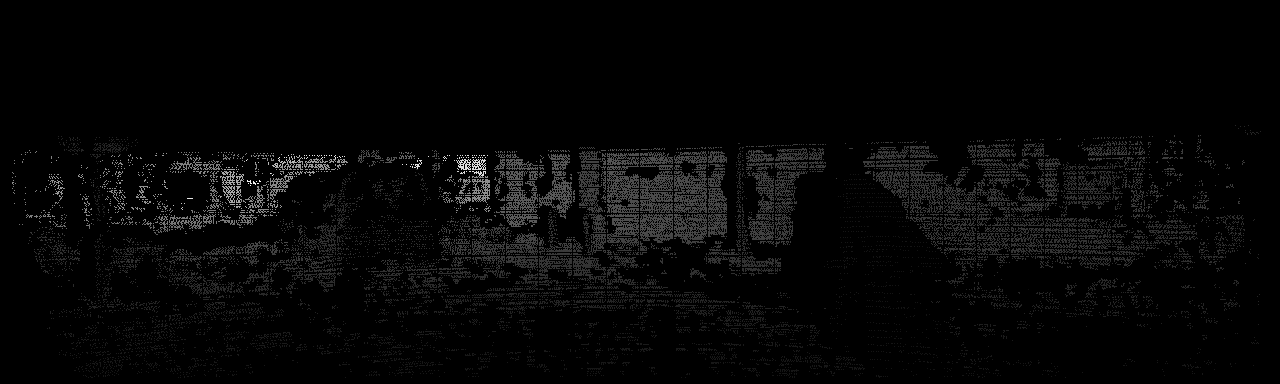
#> input picture data/kitti_de/depth/000002_10.png, 1280 x 384 px
$ python -i edge.py   (imports and definitions only)   (older library calls are emulated)
#> lines starting #> are read from the running program, lines starting #| are printed output that depends on the picture
# CC BY-NC-SA 4.0 License
# Copyright 2024 Samsung Israel R&D Center (SIRC). All rights reserved.

import cv2
import numpy as np
import PIL.Image as pil
from PIL import Image

def load_image(path):
    """
    Read an image using PIL

    Parameters
    ----------
    path : str
        Path to the image

    Returns
    -------d
    image : PIL.Image
        Loaded image
    """
#> called with path = 'data/kitti_de/depth/000002_10.png'
    im = Image.open(path)
#> im is the input picture: PIL image 1280x384 I;16; min 0, max 18268, mean 445.9
    if im.mode == 'RGBA':
        im = im.convert('RGB')

    return im

# [65 lines left out: functions chamfer_distance, edge_from_depth, not called in this run]

def read_depth_file(file):

    if file.split('.')[-1] == 'png':
        return read_png_depth(file)
    elif file.split('.')[-1] == 'npy':
        return read_npy_depth(file)

# [5 lines left out: function read_npy_depth, not called in this run]

def read_png_depth(file):
    """Reads a .png depth map."""
    depth_png = np.array(load_image(file), dtype=int)
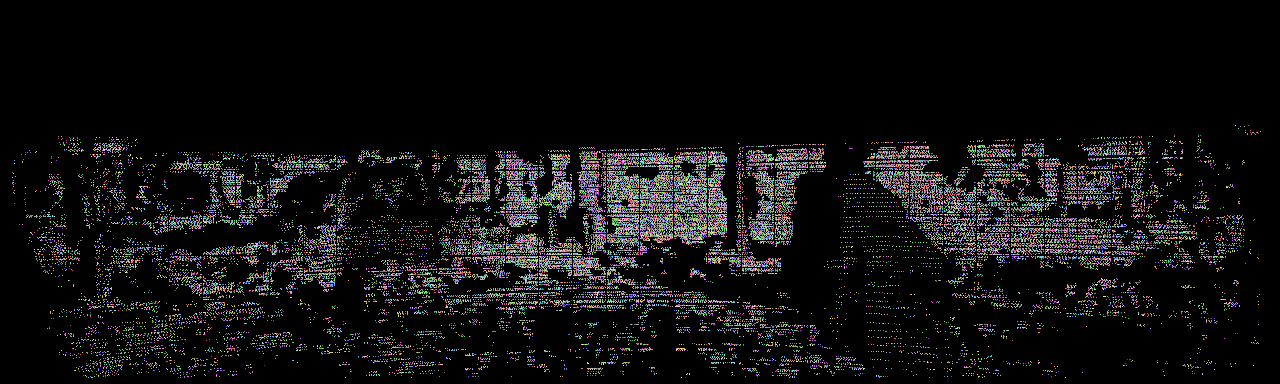
#> depth_png: shape (384, 1280) int64; 7646 distinct labels, from 0 to 18268; one colour per label, 0 black
    # assert (np.max(depth_png) > 255), 'Wrong .png depth file'
    depth = depth_png.astype(np.float)
    # depth = depth_png.astype(np.float) / 256.
    depth[depth_png == 0] = -1.
    # return np.expand_dims(depth, axis=2)
    return depth

>>> result = read_depth_file('data/kitti_de/depth/000002_10.png')

$ run again, on data/kitti_de/depth/000003_10.png
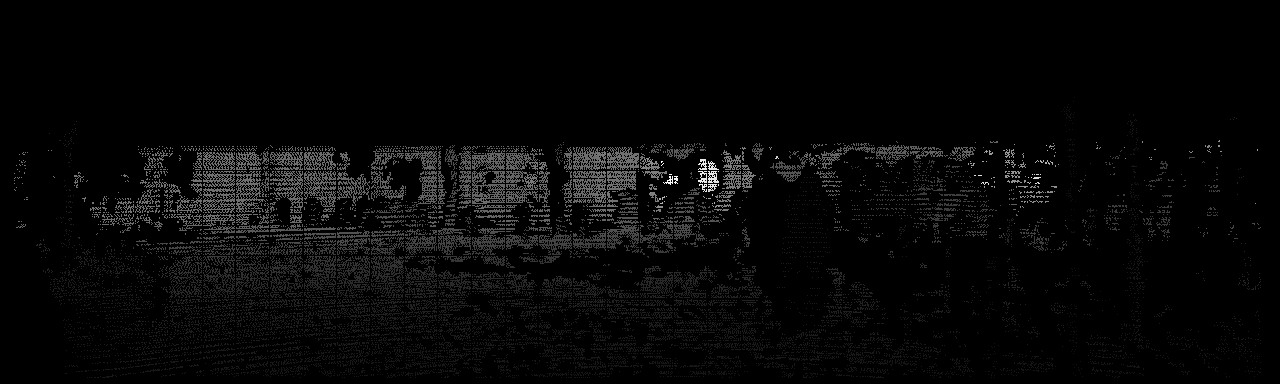
#> input picture data/kitti_de/depth/000003_10.png, 1280 x 384 px
#> in load_image, im is the input picture: PIL image 1280x384 I;16; min 0, max 18109, mean 510.6
#> in read_png_depth, `depth_png = np.array(load_image(file), dtype=int)`:
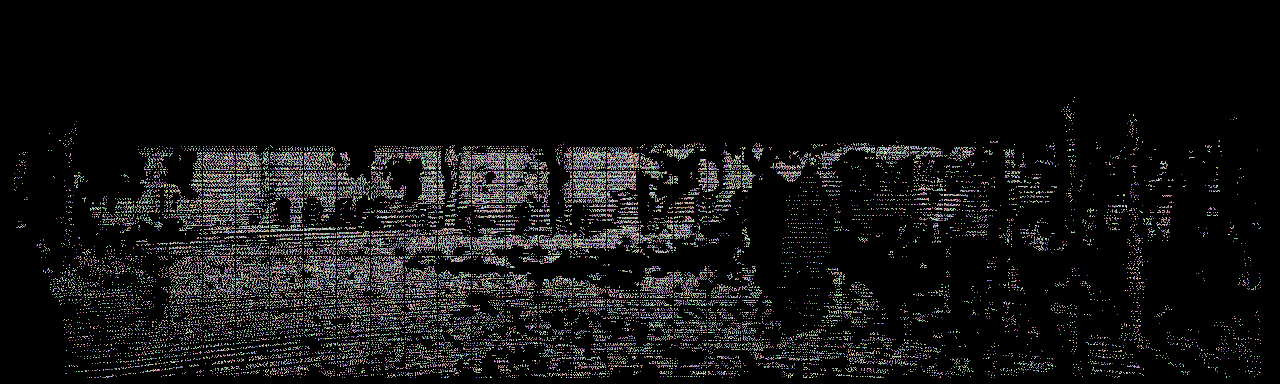
#> depth_png: shape (384, 1280) int64; 8167 distinct labels, from 0 to 18109; one colour per label, 0 black
